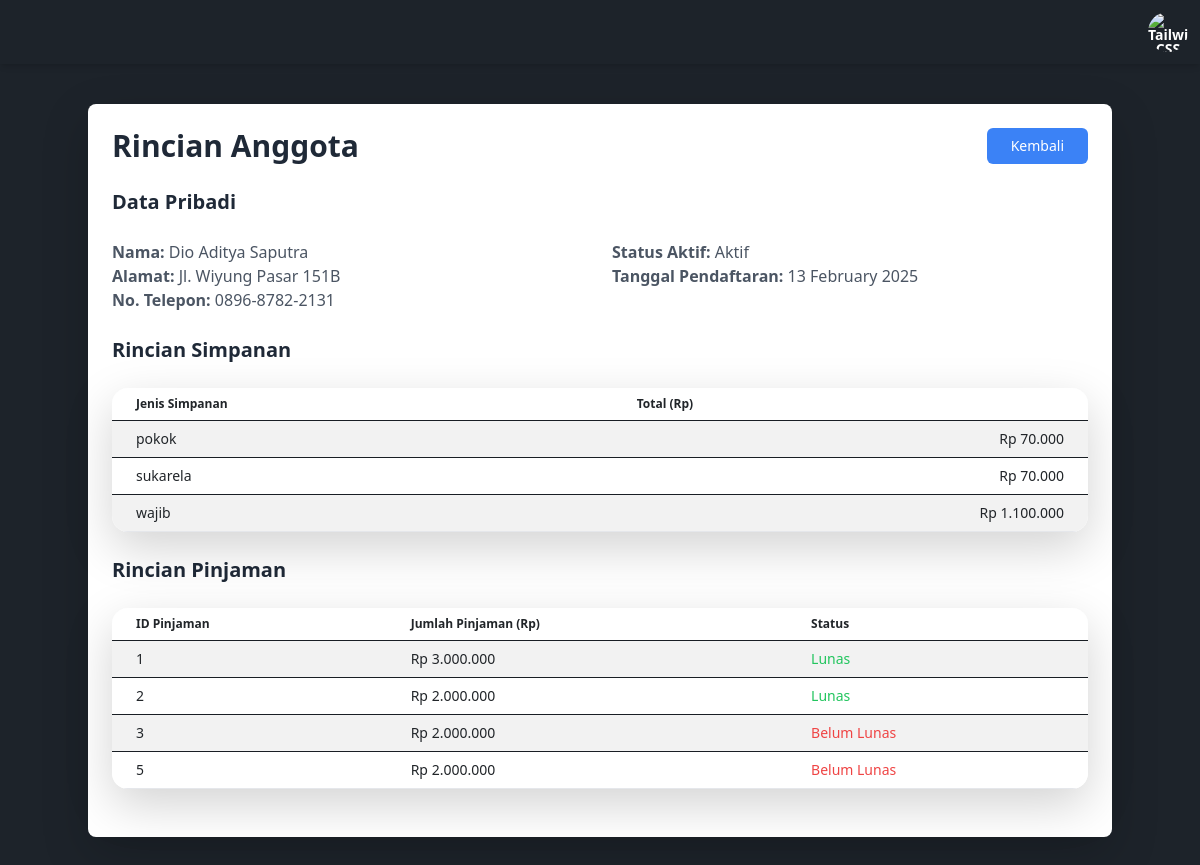
The app's page /rincian-karyawan.php?id=1 with its own data.
### tables this page shows
CREATE TABLE `karyawan` (
  `id_karyawan` int(11) NOT NULL,
  `nama` varchar(100) NOT NULL,
  `nik` varchar(20) NOT NULL,
  `alamat` text DEFAULT NULL,
  `no_telepon` varchar(15) DEFAULT NULL,
  `tanggal_pendaftaran` date DEFAULT NULL,
  `status_aktif` enum('aktif','nonaktif') NOT NULL DEFAULT 'aktif'
);

CREATE TABLE `pinjaman` (
  `id_pinjaman` int(11) NOT NULL,
  `id_karyawan` int(11) NOT NULL,
  `tanggal_pinjaman` date NOT NULL,
  `jumlah_pinjaman` decimal(15,2) NOT NULL,
  `tenor` int(11) NOT NULL,
  `bunga` decimal(5,2) NOT NULL,
  `total_pinjaman` decimal(12,2) NOT NULL,
  `cicilan` decimal(15,2) NOT NULL,
  `deadline` date NOT NULL,
  `status_pinjaman` enum('pending','aktif','ditolak','lunas') NOT NULL DEFAULT 'pending',
  `is_active` tinyint(1) DEFAULT 1
);

### rincian-karyawan.php (the view, shortened to what this page needs)
<?php
include "service/database.php";
$id_karyawan = isset($_GET['id']) ? intval($_GET['id']) : null;
$sql_karyawan = "SELECT * FROM karyawan WHERE id_karyawan = $id_karyawan";
$result_karyawan = $db->query($sql_karyawan);
$karyawan_data = $result_karyawan->fetch_assoc();
$sql_simpanan = "SELECT
                    jenis_simpanan.nama_jenis,
                    SUM(simpanan.jumlah_simpan) AS total_simpanan
                 FROM
                    simpanan
                 INNER JOIN
                    jenis_simpanan ON simpanan.id_jenis = jenis_simpanan.id_jenis
                 WHERE
                    simpanan.id_karyawan = $id_karyawan
                 GROUP BY
                    jenis_simpanan.nama_jenis";
$result_simpanan = $db->query($sql_simpanan);
$sql_pinjaman = "SELECT
                    id_pinjaman,
                    jumlah_pinjaman,
                    status_pinjaman
                 FROM
                    pinjaman
                 WHERE
                    id_karyawan = $id_karyawan";
$result_pinjaman = $db->query($sql_pinjaman);
?>
<!DOCTYPE html>
<html lang="en">
<head>
  <link rel="stylesheet" href="https://cdn.datatables.net/1.13.6/css/jquery.dataTables.min.css">
  <link rel="stylesheet" href="https://cdnjs.cloudflare.com/ajax/libs/twitter-bootstrap/5.3.0/css/bootstrap.min.css">
  <link rel="stylesheet" href="https://cdn.datatables.net/2.2.1/css/dataTables.bootstrap5.css">
</head>
<body>
<?php include "layout/header-login.php" ?>
<main class="min-h-screen py-10" data-theme="dark">
  <div class="max-w-5xl mx-auto p-4 bg-white dark:bg-gray-800 shadow-lg rounded-lg">
    <div class="flex justify-between items-center mb-6">
      <h2 class="text-3xl font-semibold text-gray-800 dark:text-white">Rincian Anggota</h2>
      <a href="karyawan.php" class="inline-flex items-center px-4 py-2 text-sm font-medium text-white bg-blue-500 hover:bg-blue-600 rounded-md">
        Kembali
      </a>
    </div>
    <div class="mb-6">
      <h3 class="text-xl font-semibold text-gray-800 dark:text-white mb-4">Data Pribadi</h3>
      <div class="grid grid-cols-1 md:grid-cols-2 gap-4">
        <div>
          <p class="text-gray-600 dark:text-gray-400"><strong>Nama:</strong> <?php echo htmlspecialchars($karyawan_data['nama']); ?></p>
          <p class="text-gray-600 dark:text-gray-400"><strong>Alamat:</strong> <?php echo htmlspecialchars($karyawan_data['alamat']); ?></p>
          <p class="text-gray-600 dark:text-gray-400"><strong>No. Telepon:</strong> <?php echo htmlspecialchars($karyawan_data['no_telepon']); ?></p>
        </div>
        <div>
          <p class="text-gray-600 dark:text-gray-400"><strong>Status Aktif:</strong> <?php echo $karyawan_data['status_aktif'] == 'aktif' ? 'Aktif' : 'Nonaktif'; ?></p>
          <p class="text-gray-600 dark:text-gray-400"><strong>Tanggal Pendaftaran:</strong> <?php echo date('d F Y', strtotime($karyawan_data['tanggal_pendaftaran'])); ?></p>
        </div>
      </div>
    </div>
    <div class="mb-6">
      <h3 class="text-xl font-semibold text-gray-800 dark:text-white mb-4">Rincian Simpanan</h3>
      <table class="table table-striped min-w-full divide-y divide-gray-200 dark:divide-gray-700 rounded-lg overflow-hidden shadow-lg">
        <thead class="bg-gray-50 dark:bg-gray-800">
          <tr>
            <th scope="col" class="px-4 py-2">Jenis Simpanan</th>
            <th scope="col" class="px-4 py-2">Total (Rp)</th>
          </tr>
        </thead>
        <tbody>
          <?php if ($result_simpanan->num_rows > 0): ?>
            <?php while ($row = $result_simpanan->fetch_assoc()): ?>
              <tr>
                <td class="px-4 py-2"><?php echo htmlspecialchars($row['nama_jenis']); ?></td>
                <td class="px-4 py-2 text-right">
                  Rp <?php echo number_format($row['total_simpanan'], 0, ',', '.'); ?>
                </td>
              </tr>
            <?php endwhile; ?>
          <?php else: ?>
            <tr>
              <td colspan="2" class="px-4 py-2 text-center">Tidak ada data simpanan</td>
            </tr>
          <?php endif; ?>
        </tbody>
      </table>
    </div>
    <div class="mb-6">
      <h3 class="text-xl font-semibold text-gray-800 dark:text-white mb-4">Rincian Pinjaman</h3>
      <table class="table table-striped min-w-full divide-y divide-gray-200 dark:divide-gray-700 rounded-lg overflow-hidden shadow-lg">
        <thead class="bg-gray-50 dark:bg-gray-800">
          <tr>
            <th scope="col" class="px-4 py-2">ID Pinjaman</th>
            <th scope="col" class="px-4 py-2">Jumlah Pinjaman (Rp)</th>
            <th scope="col" class="px-4 py-2">Status</th>
          </tr>
        </thead>
        <tbody>
          <?php if ($result_pinjaman->num_rows > 0): ?>
            <?php while ($row = $result_pinjaman->fetch_assoc()): ?>
              <tr>
                <td class="px-4 py-2"><?php echo htmlspecialchars($row['id_pinjaman']); ?></td>
                <td class="px-4 py-2 text-left">
                  Rp <?php echo number_format($row['jumlah_pinjaman'], 0, ',', '.'); ?>
                </td>
                <td class="px-4 py-2">
                  <?php echo $row['status_pinjaman'] == 'lunas' ? '<span class="text-green-500">Lunas</span>' : '<span class="text-red-500">Belum Lunas</span>'; ?>
                </td>
              </tr>
            <?php endwhile; ?>
          <?php else: ?>
            <tr>
              <td colspan="3" class="px-4 py-2 text-center">Tidak ada data pinjaman</td>
            </tr>
          <?php endif; ?>
        </tbody>
      </table>
    </div>
  </div>
</main>
</body>
</html>

### records on screen
karyawan: nama "Dio Aditya Saputra", alamat "Jl. Wiyung Pasar 151B", no_telepon "0896-8782-2131", tanggal_pendaftaran "13 February 2025"
pinjaman: id_pinjaman "1", jumlah_pinjaman "3.000.000", status_pinjaman "Lunas"
pinjaman: id_pinjaman "2", jumlah_pinjaman "2.000.000", status_pinjaman "Lunas"
pinjaman: id_pinjaman "3", jumlah_pinjaman "2.000.000", status_pinjaman "Belum Lunas"
pinjaman: id_pinjaman "5", jumlah_pinjaman "2.000.000", status_pinjaman "Belum Lunas"

### other values on screen
$row['nama_jenis'] "pokok"
$row['total_simpanan'] "70.000"
$row['nama_jenis'] "sukarela"
$row['nama_jenis'] "wajib"
$row['total_simpanan'] "1.100.000"
